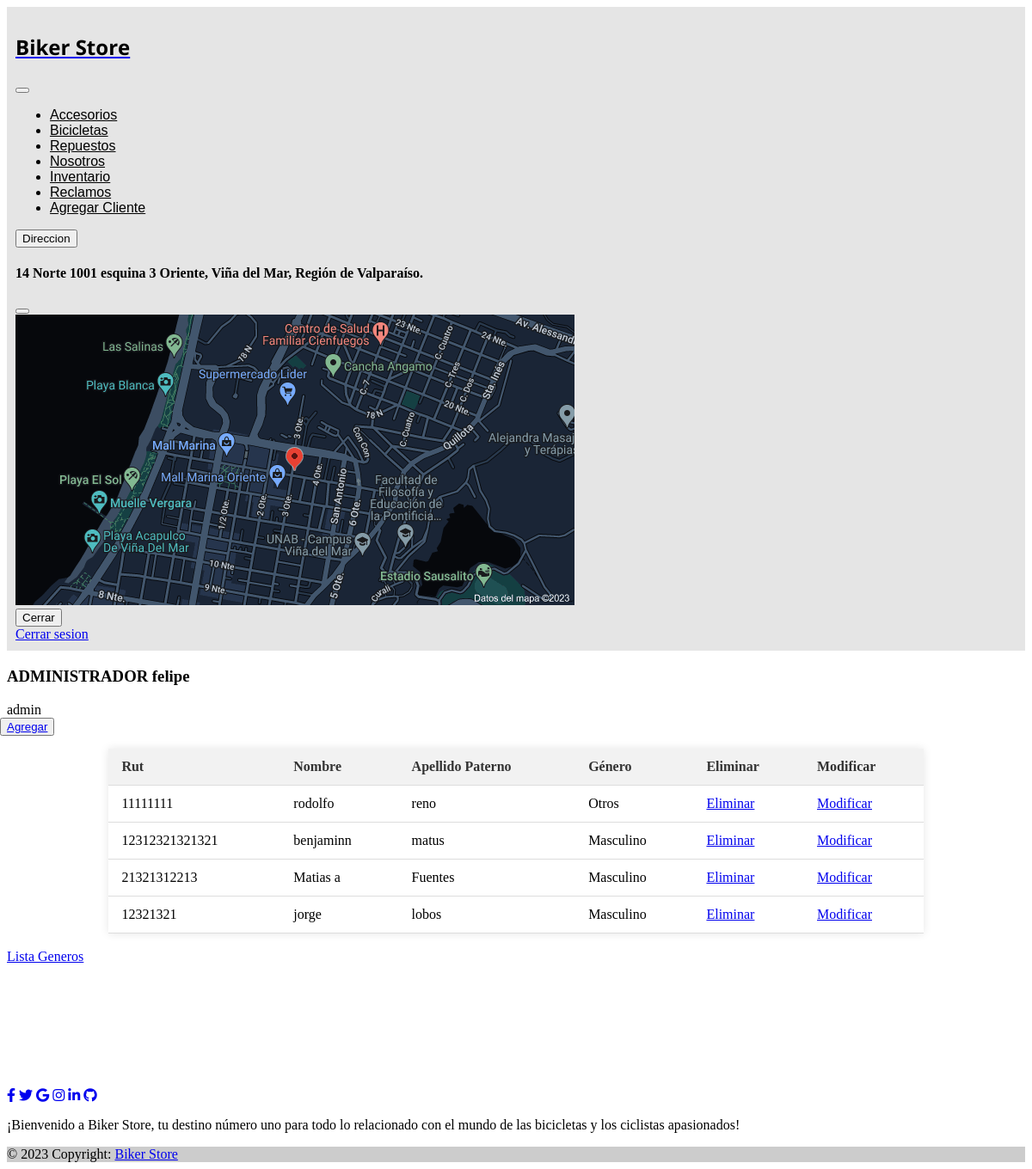
The app's page /clienteindex (signed in) with its own data.
### venta/models.py (models this page shows, shortened)
class Cliente(models.Model):
    rut              = models.CharField(primary_key=True, max_length=10)
    nombre           = models.CharField(max_length=20)
    apellido_paterno = models.CharField(max_length=20)
    apellido_materno = models.CharField(max_length=20)
    fecha_nacimiento = models.DateField(blank=False, null=False)
    id_genero        = models.ForeignKey('Genero',on_delete=models.CASCADE, db_column='idGenero')
    telefono         = models.CharField(max_length=45)
    email            = models.EmailField(unique=True, max_length=100, blank=True, null=True)
    direccion        = models.CharField(max_length=50, blank=True, null=True)
    activo           = models.IntegerField()

class Genero(models.Model):
    id_genero  = models.AutoField(db_column='idGenero', primary_key=True)
    genero     = models.CharField(max_length=20, blank=False, null=False)
    def __str__(self):
        return str(self.genero)

### venta/views.py (the view)
# urls.py: path('clienteindex', views.clienteindex, name='clienteindex'),
@login_required(login_url='/accounts/login/')
def clienteindex(request):
    request.session["usuario"]="felipe"
    lista_clientes = Cliente.objects.all() #select * from Alumno
    usuario = request.session["usuario"]
    context = {"clientes":lista_clientes, "usu": usuario}
    return render(request,'venta/clienteindex.html', context)

### venta/templates/venta/clienteindex.html (shortened to what this page needs)
{% load static %}
<!DOCTYPE html>
<html lang="en">
<head>
    <link rel="stylesheet" href="https://cdn.jsdelivr.net/npm/bootstrap@4.3.1/dist/css/bootstrap.min.css"integrity="sha384-ggOyR0iXCbMQv3Xipma34MD+dH/1fQ784/j6cY/iJTQUOhcWr7x9JvoRxT2MZw1T">
    <link rel="stylesheet" href="https://cdnjs.cloudflare.com/ajax/libs/font-awesome/6.2.1/css/all.min.css">
    <link rel="stylesheet" href="https://use.fontawesome.com/releases/v5.8.1/css/all.css">
    <link rel="stylesheet" type="text/css"  href="{% static 'css/clienteindex.css' %}">
</head>
<body>
   <nav class="navbar navbar-expand-lg ">
    <div class="navbar-brand">
      <a href={% url 'index' %}><h1 class="titulo-biker-store" >Biker Store
      </h1>
    </div>
    <button class="navbar-toggler" type="button" data-toggle="collapse" data-target="#navbarSupportedContent" aria-controls="navbarSupportedContent" aria-expanded="false" aria-label="Toggle navigation">
    </button>
    <div class="collapse navbar-collapse" id="navbarSupportedContent">
      <ul class="navbar-nav mx-auto ">
        <li class="nav-item active">
          <a class="nav-link " href={% url 'cascos' %} tabindex="-1" aria-disabled="true">Accesorios</a>
        </li>
        <li class="nav-item">
          <a class="nav-link" href={% url 'bicicletass' %}>Bicicletas</a>
        </li>
        <li class="nav-item ">
          <a class="nav-link" href={% url 'repuesto' %}>Repuestos
          </a>
        </li>
        <li class="nav-item">
          <a class="nav-link " href={% url 'nosotros' %} tabindex="-1" aria-disabled="true">Nosotros</a>
        </li>
        <li class="nav-item">
          <a class="nav-link " href={% url 'json' %} tabindex="-1" aria-disabled="true">Inventario</a>
        </li>
        <li class="nav-item">
          <a class="nav-link " href={% url 'reclamos' %} tabindex="-1" aria-disabled="true">Reclamos</a>
        </li>
        <li class="nav-item">
          <a class="nav-link " href={% url 'clienteindex' %} tabindex="-1" aria-disabled="true">Agregar Cliente</a>
        </li>
      </ul>
    </div>
<button type="button" class="btn btn-primary" data-bs-toggle="modal" data-bs-target="#myModal">
  Direccion
</button>
<div class="modal" id="myModal">
  <div class="modal-dialog">
    <div class="modal-content">
      <div class="modal-header">
        <h4 class="modal-title">14 Norte 1001 esquina 3 Oriente, Viña del Mar, Región de Valparaíso.</h4>
        <button type="button" class="btn-close" data-bs-dismiss="modal"></button>
      </div>
      <div class="modal-body">
        <img src={% static 'media/direccion.png'%} alt class="direccion">
      </div>
      <div class="modal-footer">
        <button type="button" class="btn btn-danger" data-bs-dismiss="modal">Cerrar</button>
      </div>
    </div>
  </div>
</div>
<a class="btn btn-primary" href={% url 'logout' %}>Cerrar sesion</a>
  </nav>
  <h3>ADMINISTRADOR {{usu}}</h3>
  {% if user.is_authenticated %}
  {{user.username}}
{% else %}
  <a href="{% url 'login' %}">login</a>
{% endif %}
    <br>
    <button class="agregar-btn"type="button">
        <a href="{% url 'clientesAdd' %}">Agregar</a>
    </button>
    <br>
    <br>
    <table>
        {% if clientes %}
            <th>Rut</th>
            <th>Nombre</th>
            <th>Apellido Paterno</th>
            <th>Género</th>
            <th>Eliminar</th>
            <th>Modificar</th>
            {% for tmp in clientes %}
                <tr>
                    <td>{{tmp.rut}}</td>
                    <td>{{tmp.nombre}}</td>
                    <td>{{tmp.apellido_paterno}}</td>
                    <td>{{tmp.id_genero}}</td>
                    <td><a href="{% url 'clientes_del' pk=tmp.rut %}">Eliminar</a></td>
                    <td><a href="{% url 'clientes_findEdit' pk=tmp.rut %}">Modificar</a></td>
                </tr>
            {% endfor%}
        {% endif%}
    </table>
    <br>
    <a class="lista-generos" href="{% url 'genero'%}">Lista Generos</a>
    <br>
    <br>
    <br>
    <br>
    <br>
    <br>
    <br>
    <br>
    <br>
<footer class="bg-dark text-center text-white">
  <div class="container p-4">
    <section class="mb-4">
      <a class="btn btn-outline-light btn-floating m-1" href="#!" role="button"
        ><i class="fab fa-facebook-f"></i
      ></a>
      <a class="btn btn-outline-light btn-floating m-1" href="#!" role="button"
        ><i class="fab fa-twitter"></i
      ></a>
      <a class="btn btn-outline-light btn-floating m-1" href="#!" role="button"
        ><i class="fab fa-google"></i
      ></a>
      <a class="btn btn-outline-light btn-floating m-1" href="#!" role="button"
        ><i class="fab fa-instagram"></i
      ></a>
      <a class="btn btn-outline-light btn-floating m-1" href="#!" role="button"
        ><i class="fab fa-linkedin-in"></i
      ></a>
      <a class="btn btn-outline-light btn-floating m-1" href="#!" role="button"
        ><i class="fab fa-github"></i
      ></a>
    </section>
    <section class="mb-4">
      <p>
        ¡Bienvenido a Biker Store, tu destino número uno para todo lo relacionado con el mundo de las bicicletas y los ciclistas apasionados!
      </p>
    </section>
  </div>
  <div class="text-center p-3" style="background-color: rgba(0, 0, 0, 0.2);">
    © 2023 Copyright:
    <a class="text-white" href="https://mdbootstrap.com/">Biker Store</a>
  </div>
</footer>
</body>
</html>

### static/css/clienteindex.css (style rules this page uses)
.navbar { background-color: #E5E5E5; padding: 10px; }
.navbar-brand { color: #000; text-align: left; font-family: 'Open Sans', sans-serif; }
.nav-link { color: #000; font-family: 'Trebuchet MS', 'Lucida Sans Unicode', 'Lucida Grande', 'Lucida Sans', Arial, sans-serif; align-items: center; height: 25px; }
.titulo-biker-store { color: #000; font-family: 'Open Sans', sans-serif; }
table { margin: auto; border-collapse: collapse; width: 80%; background-color: #fff; box-shadow: 0px 0px 10px rgba(0, 0, 0, 0.1); }
th, td { padding: 12px 15px; text-align: left; border-bottom: 1px solid #ddd; }
th { background-color: #f2f2f2; color: #333; font-weight: bold; }
.agregar-btn { position: absolute; top: 40; left: 0; }

### records on screen
Cliente: rut "11111111", nombre "rodolfo", apellido_paterno "reno", id_genero "Otros"
Cliente: rut "12312321321321", nombre "benjaminn", apellido_paterno "matus", id_genero "Masculino"
Cliente: rut "21321312213", nombre "Matias a", apellido_paterno "Fuentes", id_genero "Masculino"
Cliente: rut "12321321", nombre "jorge", apellido_paterno "lobos", id_genero "Masculino"

### other values on screen
{{ usu }} "felipe"
{{ user.username }} "admin"
